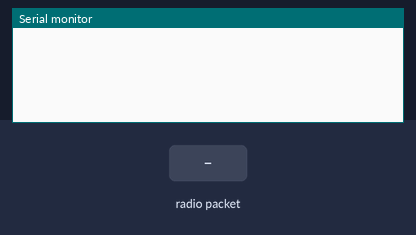
Bench run of a sketch on a simulated Arduino Uno, built with avr-gcc and run on an emulated ATmega328P. Parts: the last lines printed to the serial monitor. The test bench sets the inputs (shaded band). No radio packets arrive unless stated.

Above: at 1.2 s.
1.3 s: radio packet "1" arrives
At 2.5 s:
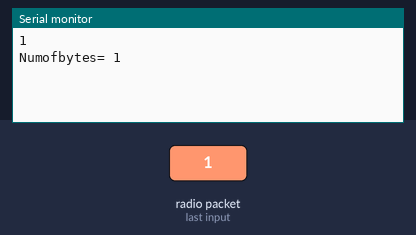
2.8 s: radio packet "0" arrives
At 3.8 s:
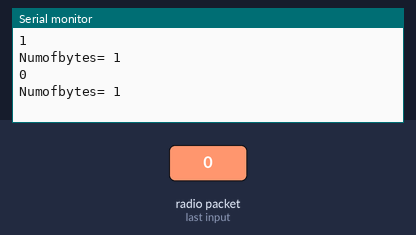

The sketch:

RX_TX.ino
```cpp
#include <SPI.h>
#include <nRF24L01.h>
#include <printf.h>
#include <RF24.h>
#include <RF24_config.h>


 // Transceiver 2 Code By : Arafa Micro-Systems
 //Channel on Youtube : www.youtube.com/arafamicrosystems
 // Pin Connections for Arduino UNO
 /*
   1 - GND
   2 - VCC 3.3V !!! NOT 5V
   3 - CE to Arduino pin 9
   4 - CSN to Arduino pin 10
   5 - SCK to Arduino pin 13
   6 - MOSI to Arduino pin 11
   7 - MISO to Arduino pin 12
   8 - UNUSED
*/


/*-----( Declare Constants and Pin Numbers )-----*/
#define CE_PIN   9
#define CSN_PIN 10

// NOTE: the "LL" at the end of the constant is "LongLong" type
const uint64_t pipe[2] = {0xE8E8F0F0E1LL, 0xE8E8F0F0F2LL}; // Define the transmitter pipe as Pipe[0] and Receiver Pipe as Pipe[1]
char income[32]=""; //Array of Characters for Receiver
char input[32]="";
int count=0;
bool tx_mode=false;

/*-----( Declare objects )-----*/
RF24 radio(CE_PIN, CSN_PIN); // Set up nRF24L01 radio on SPI bus plus pins 9 & 10
/*-----( Declare Variables )-----*/
bool done = false;
void setup()   /****** SETUP: RUNS ONCE ******/
{
  Serial.begin(115200);
  radio.begin();//Intializing NRF24L01 Module
  radio.setRetries(15,15);// increase the delay between retries & Number of retries
  radio.openWritingPipe(pipe[1]);// For Transmitting Operation, Must OpenWritingPipe
  radio.openReadingPipe(1,pipe[0]); //For Receiving Operation
  radio.startListening();
}//--(end setup )---


 void loop()
 {
   // the First Part of the Code (For Transmitting Operation)
   if(Serial.available())
   {
       //For Data Collection
       delay(32); // Data Collection Time(take it by trials)
       for(int i=0;i<32;i++)
       {
           input[i]=Serial.read();
           if(input[i] == (char)-1)//For check an Empty Characters
           {
             input[i]='\0';
             goto lable;
           }
       }
      lable:
      tx_mode=true;
   }


   if(tx_mode)
   {
     radio.stopListening();
     bool ok = radio.write(input, sizeof(input));
     if(ok)
     {
       radio.startListening();
       tx_mode=false;
     }
   }else if(tx_mode==false)
   {

   // Check Data Availability on Air
   if(radio.available())
   {
     bool done=false;
   while (!done){
    done=radio.read( income, sizeof(income) );
    }
    for(int j=0;j<32;j++)
    {
    if(income[j]>0)count++;
    }
    Serial.print(income);
    Serial.println();
    Serial.print("Numofbytes= ");
    Serial.print(count);
    count=0;
    Serial.println();
   }

 }


 }//end main loop
```

Measured:
- after the input at 1.3 s, the serial monitor: prints a new line at once (image 1)
- after the input at 2.8 s, the serial monitor: prints a new line at once (image 2)
